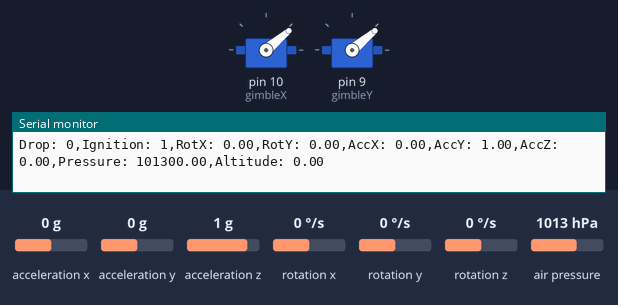
Simulated run of this sketch. Board: Arduino Uno, built with avr-gcc and run on an emulated ATmega328P. Parts: 2 × servo, the last lines printed to the serial monitor. Wiring (inferred from the names in the program): MPU-6050 motion sensor at I2C address 0x68. Inputs (shaded band) come from the test bench; at power-on: acceleration x 0 g, rotation z 0 °/s, rotation x 0 °/s, acceleration y 0 g, acceleration z 1 g, rotation y 0 °/s, air pressure 1013 hPa. Storage starts empty.

Above: at 1.6 s.
1.7 s: acceleration x set to -1.4 g
At 3.73 s:
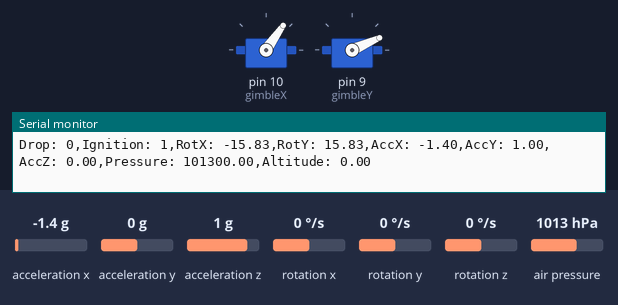
4.7 s: acceleration x set to 0.8 g
At 7.28 s:
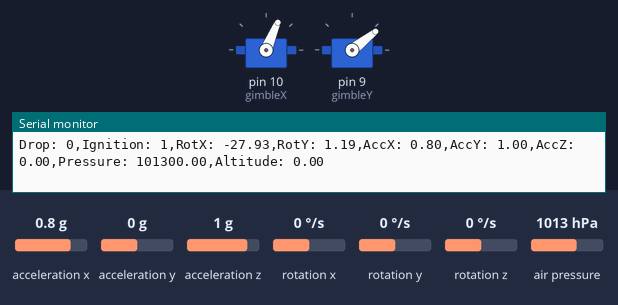
7.7 s: rotation z set to -192 °/s
At 9.9 s:
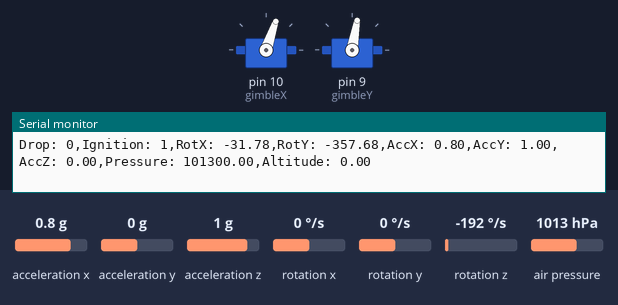
10.7 s: rotation x set to 100 °/s
13.7 s: rotation z set to 192 °/s
16.7 s: rotation x set to -100 °/s
At 20.4 s:
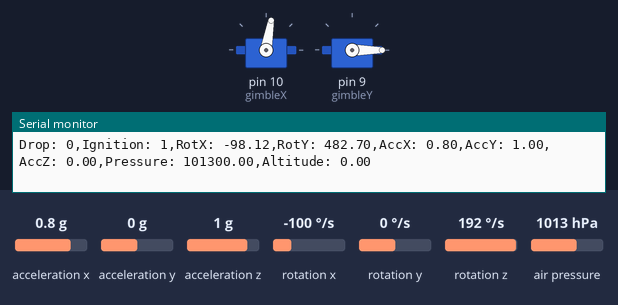
Timing chart, 0 to 20.7 s (numbered marks = the images above; inputs shaded):
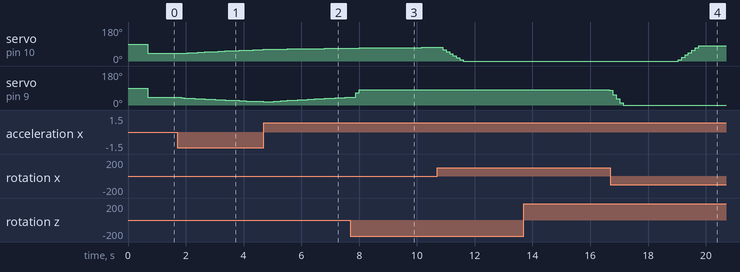

Measured:
- after the input at 1.7 s, servo on pin 10 (gimbleX): moves from 40° to 61° over 2.9 s, starting after 0.14 s; servo on pin 9 (gimbleY): moves from 40° to 18° over 2.9 s, starting after 0.14 s
- after the input at 13.7 s, servo on pin 9 (gimbleY): 80° → 77° after 3.0 s
- after the input at 16.7 s, servo on pin 10 (gimbleX): moves from 0° to 80° over 0.71 s, starting after 2.3 s

The sketch:

datalog_working.ino
```cpp
/* http://www.youtube.com/c/electronoobs/eng_arduino_tut76.php *
 * This is an example where we configure te data of the MPU6050
 * and read the Acceleration data and detect movement
 * Arduino pin    |   MPU6050
 * 5V             |   Vcc
 * GND            |   GND
 * A4             |   SDA
 * A5             |   SCL
 */
#include <Wire.h>
#include <Servo.h>
#include <SD.h>
#include <SPI.h>
#include <Seeed_BME280.h>

Servo gimbleX;
Servo gimbleY;

///////////////////////////////////////////////////////////////////////////////////////////////////////////////////////////
float t = 0;
float oldt = 0;
float xt = 0;//target x
float yt = 0;//target y
float kp = 1;
float kd = 1000;
float dt = 0;
float xp = 0;
float xd = 0;
float yp = 0;
float yd = 0;
float xp_old = 0;
float xd_old = 0;
float yp_old = 0;
float yd_old = 0;
float new_output_x = 40;
float new_output_y = 40;
float old_output_x = 40;
float old_output_y = 40;
///////////////////////////////////////////////////////////////////////////////////////////////////////////////////////////

//SD Card
const int chipSelect = 4; //Initializes the chip select pin:
                          // (Simpler to define a variable than change all references)

//Gyro Variables
float elapsedTime, tme, timePrev;
int gyro_error=0;                         //We use this variable to only calculate once the gyro data error
float Gyr_rawX, Gyr_rawY, Gyr_rawZ;     //Here we store the raw data read
float Gyro_angle_x, Gyro_angle_y;         //Here we store the angle value obtained with Gyro data
float Gyro_raw_error_x, Gyro_raw_error_y; //Here we store the initial gyro data error

//Acc Variables
int acc_error=0;                         //We use this variable to only calculate once the Acc data error
float rad_to_deg = 180/3.141592654;      //This value is for pasing from radians to degrees values
float Acc_rawX, Acc_rawY, Acc_rawZ;    //Here we store the raw data read
float Acc_angle_x, Acc_angle_y;          //Here we store the angle value obtained with Acc data
float Acc_angle_error_x, Acc_angle_error_y; //Here we store the initial Acc data error
float Total_angle_x, Total_angle_y;
float prev_acc_x = 1000;

//state tracking booleans
bool drop = false;
bool ignition = false;
//Variables relating to previous actions
float history_alt[5]= {0.000,0.00,0.00,0.00,0.00};
float history_acc[5]= {0.000,0.00,0.00,0.00,0.00};
int update_delay = 10;
//Time thing
int last_time;

//Barometer Varialbes
BME280 bme280; //Altitude Sensor
float pressure = 0.0000;
float altitude = 0.0000;
float initAltitude;

//Record a history of 5 instances of past acceleration to the history
void set_history_acc(float acc){//replace first entry with current data after shifting all entries left
  float new_history_acc[5];
  //The first entry of the history is set to the current acceleration value
  new_history_acc[0] = acc;
  //Set the last 4 entries of the new history to the first 4 of the old history
  for(int i=0; i<4;i++){
    new_history_acc[i+1] = history_acc[i];
  }
  //Set the history to the new history
  for(int i=0; i<5;i++){
    history_acc[i] = new_history_acc[i];
  }
}

void set_history_alt(float acc){//replace first entry with current data after shifting all entries left
  float new_history_alt[5];
  //The first entry of the history is set to the current acceleration value
  new_history_alt[0] = acc;
  //Set the last 4 entries of the new history to the first 4 of the old history
  for(int i=0; i<4;i++){
    new_history_alt[i+1] = history_alt[i];
  }
  //Set the history to the new history
  for(int i=0; i<5;i++){
    history_alt[i] = new_history_alt[i];
  }
}

void log_data(){
  //---SD Card Logging (LAST!)---
  String dataString = "";
  // This for loop probably needs to be changed, either needs to accomodate
  // the I2C bus, or just compile strings to print to SD.
  //CREATE THE DATA STRING
  dataString += "Drop: ";
  dataString += String(drop);
  dataString += ",Ignition: ";
  dataString += String(ignition);
  dataString += ",RotX: ";
  dataString += String(Total_angle_x);
  dataString += ",RotY: ";
  dataString += String(Total_angle_y);
  dataString += ",AccX: ";
  dataString += String(Acc_rawX);
  dataString += ",AccY: ";
  dataString += String(Acc_rawY);
  dataString += ",AccZ: ";
  dataString += String(Acc_rawZ);
  dataString += ",Pressure: ";
  dataString += String(pressure);
  dataString += ",Altitude: ";
  dataString += String(altitude);

  // open the file
  File dataFile = SD.open("log.txt", FILE_WRITE);

  // if the file is available, write to it:
  if (dataFile) {
    dataFile.println(String(millis()));
    dataFile.println(dataString);
    dataFile.close();
    // print to the serial port as well:
    Serial.println(dataString);
  }
  // error reporting:
  else {
    Serial.println("Error opening log file.");
  }
}

void setup() {
  gimbleX.attach(10);//Limit 0 to 80
  gimbleY.attach(9);

    if(!bme280.init()){
    Serial.println("BME280 Device error!");
  }
  pressure = bme280.getPressure();
  initAltitude = bme280.calcAltitude(pressure);

  Wire.begin();                           //begin the wire comunication
  Wire.beginTransmission(0x68);           //begin, Send the slave adress (in this case 68)
  Wire.write(0x6B);                       //make the reset (place a 0 into the 6B register)
  Wire.write(0x00);
  Wire.endTransmission(true);             //end the transmission
  //Gyro config
  Wire.beginTransmission(0x68);           //begin, Send the slave adress (in this case 68)
  Wire.write(0x1B);                       //We want to write to the GYRO_CONFIG register (1B hex)
  Wire.write(0x10);                       //Set the register bits as 00010000 (1000dps full scale)
  Wire.endTransmission(true);             //End the transmission with the gyro
  //Acc config
  Wire.beginTransmission(0x68);           //Start communication with the address found during search.
  Wire.write(0x1C);                       //We want to write to the ACCEL_CONFIG register
  Wire.write(0x10);                       //Set the register bits as 00010000 (+/- 8g full scale range)
  Wire.endTransmission(true);

  Serial.begin(9600);                     //Remember to set this same baud rate to the serial monitor
  tme = millis();                        //Start counting time in milliseconds

  //---SD Setup---

    if (!SD.begin(chipSelect)) {
      Serial.println("SD Card not found.");
      // don't do anything more:
      while (1);
      Serial.println("SD card initialized.");

    }
/*Here we calculate the acc data error before we start the loop
 * I make the mean of 200 values, that should be enough*/
  if(acc_error==0)
  {
    for(int a=0; a<200; a++)
    {
      Wire.beginTransmission(0x68);
      Wire.write(0x3B);                       //Ask for the 0x3B register- correspond to AcX
      Wire.endTransmission(false);
      Wire.requestFrom(0x68,6,true);

      Acc_rawX=(Wire.read()<<8|Wire.read())/4096.0 ; //each value needs two registres
      Acc_rawZ=-(Wire.read()<<8|Wire.read())/4096.0 ;
      Acc_rawY=(Wire.read()<<8|Wire.read())/4096.0 ;


      /*---X---*/
      Acc_angle_error_x = Acc_angle_error_x + ((atan((Acc_rawY)/sqrt(pow((Acc_rawX),2) + pow((Acc_rawZ),2)))*rad_to_deg));
      /*---Y---*/
      Acc_angle_error_y = Acc_angle_error_y + ((atan(-1*(Acc_rawX)/sqrt(pow((Acc_rawY),2) + pow((Acc_rawZ),2)))*rad_to_deg));

      if(a==199)
      {
        Acc_angle_error_x = Acc_angle_error_x/200;
        Acc_angle_error_y = Acc_angle_error_y/200;
        acc_error=1;
      }
    }
    last_time=millis();
  }//end of acc error calculation


/*Here we calculate the gyro data error before we start the loop
 * I make the mean of 200 values, that should be enough*/
  if(gyro_error==0)
  {
    for(int i=0; i<200; i++)
    {
      Wire.beginTransmission(0x68);            //begin, Send the slave adress (in this case 68)
      Wire.write(0x43);                        //First adress of the Gyro data
      Wire.endTransmission(false);
      Wire.requestFrom(0x68,6,true);           //We ask for just 6 registers

      Gyr_rawX=Wire.read()<<8|Wire.read();     //Once again we shif and sum
      Gyr_rawZ=-(Wire.read()<<8|Wire.read());
      Gyr_rawY=Wire.read()<<8|Wire.read();

      /*---X---*/
      Gyro_raw_error_x = Gyro_raw_error_x + (Gyr_rawX/32.8);
      /*---Y---*/
      Gyro_raw_error_y = Gyro_raw_error_y + (Gyr_rawY/32.8);
      if(i==199)
      {
        Gyro_raw_error_x = Gyro_raw_error_x/200;
        Gyro_raw_error_y = Gyro_raw_error_y/200;
        gyro_error=1;
      }
    }
  }//end of gyro error calculation
  oldt = micros();
}//end of setup void


void loop(){
  timePrev = tme;                        // the previous time is stored before the actual time read
  tme = millis();                        // actual time read
  elapsedTime = (tme - timePrev) / 1000; //divide by 1000 in order to obtain seconds

  //////////////////////////////////////Gyro read/////////////////////////////////////

    Wire.beginTransmission(0x68);            //begin, Send the slave adress (in this case 68)
    Wire.write(0x43);                        //First adress of the Gyro data
    Wire.endTransmission(false);
    Wire.requestFrom(0x68,6,true);           //We ask for just 6 registers

    Gyr_rawX=Wire.read()<<8|Wire.read();     //Once again we shif and sum
    Gyr_rawZ=-(Wire.read()<<8|Wire.read());
    Gyr_rawY=Wire.read()<<8|Wire.read();
    /*Now in order to obtain the gyro data in degrees/seconds we have to divide first
    the raw value by 32.8 because that's the value that the datasheet gives us for a 1000dps range*/
    /*---X---*/
    Gyr_rawX = (Gyr_rawX/32.8) - Gyro_raw_error_x;
    /*---Y---*/
    Gyr_rawY = (Gyr_rawY/32.8) - Gyro_raw_error_y;

    /*Now we integrate the raw value in degrees per seconds in order to obtain the angle
    * If you multiply degrees/seconds by seconds you obtain degrees */
    /*---X---*/
    Gyro_angle_x = Gyr_rawX*elapsedTime;
    /*---X---*/
    Gyro_angle_y = Gyr_rawY*elapsedTime;


  //////////////////////////////////////Acc read/////////////////////////////////////

  Wire.beginTransmission(0x68);     //begin, Send the slave adress (in this case 68)
  Wire.write(0x3B);                 //Ask for the 0x3B register- correspond to AcX
  Wire.endTransmission(false);      //keep the transmission and next
  Wire.requestFrom(0x68,6,true);    //We ask for next 6 registers starting with the 3B
  /*We have asked for the 0x3B register. The IMU will send a brust of register.
  * The amount of register to read is specify in the requestFrom function.
  * In this case we request 6 registers. Each value of acceleration is made out of
  * two 8bits registers, low values and high values. For that we request the 6 of them
  * and just make then sum of each pair. For that we shift to the left the high values
  * register (<<) and make an or (|) operation to add the low values.
  If we read the datasheet, for a range of+-8g, we have to divide the raw values by 4096*/
  Acc_rawX=(Wire.read()<<8|Wire.read())/4096.0 ; //each value needs two registres
  Acc_rawZ=-(Wire.read()<<8|Wire.read())/4096.0 ;
  Acc_rawY=(Wire.read()<<8|Wire.read())/4096.0 ;
 /*Now in order to obtain the Acc angles we use euler formula with acceleration values
 after that we substract the error value found before*/
 /*---X---*/
 Acc_angle_x = (atan((Acc_rawY)/sqrt(pow((Acc_rawX),2) + pow((Acc_rawZ),2)))*rad_to_deg) - Acc_angle_error_x;
 /*---Y---*/
 Acc_angle_y = (atan(-1*(Acc_rawX)/sqrt(pow((Acc_rawY),2) + pow((Acc_rawZ),2)))*rad_to_deg) - Acc_angle_error_y;


 //////////////////////////////////////Total angle and filter/////////////////////////////////////
 /*---X axis angle---*/
 Total_angle_x = 0.98 *(Total_angle_x + Gyro_angle_x) + 0.02*Acc_angle_x;
 /*---Y axis angle---*/
 Total_angle_y = 0.98 *(Total_angle_y + Gyro_angle_y) + 0.02*Acc_angle_y;

 /* //////////////////////////////////////Acc read/////////////////////////////////////

  Wire.beginTransmission(0x68);     //begin, Send the slave adress (in this case 68)
  Wire.write(0x3B);                 //Ask for the 0x3B register- correspond to AcX
  Wire.endTransmission(false);      //keep the transmission and next
  Wire.requestFrom(0x68,6,true);    //We ask for next 6 registers starting withj the 3B
  /*We have asked for the 0x3B register. The IMU will send a brust of register.
  * The amount of register to read is specify in the requestFrom function.
  * In this case we request 6 registers. Each value of acceleration is made out of
  * two 8bits registers, low values and high values. For that we request the 6 of them
  * and just make then sum of each pair. For that we shift to the left the high values
  * register (<<) and make an or (|) operation to add the low values.
  If we read the datasheet, for a range of+-8g, we have to divide the raw values by 4096*/
//////////////////////////////////////////////////////////////////////////////////////////////////////////////////////////////
pressure = bme280.getPressure();
if(millis()-last_time >= update_delay){
    last_time = millis();

  ///////////Acceleration
    float magAcc = sqrt(pow(Acc_rawX,2)+pow(Acc_rawY,2)+pow(Acc_rawZ,2));
    set_history_acc(magAcc);
    float sumAcc = 0;
    for(int i=0; i<5;i++){
      sumAcc += history_acc[i];
    }
    float avgAcc = sumAcc / 5.0;

    /*Serial.print("Acceleration: ");
    Serial.print(avgAcc);
    Serial.println("m/s^2");*/


  ////////////Altitude
    float magAltitude = bme280.calcAltitude(pressure);
    altitude = magAltitude - initAltitude;
    set_history_alt(magAltitude);
    float sumAltitude = 0;
    for(int i=0; i<5;i++){
      sumAltitude += history_alt[i];
    }
    float avgAltitude = sumAltitude / 5.0;

    /*Serial.print("Altitude: ");
    Serial.print(avgAltitude);
    Serial.println("m");*/

  log_data();

}

 if(drop==false){//Drop detection state

 }
if(/*drop==*/true){//Dropping state
    if(ignition==true){//Motor firing state
      t = micros(); // get current time
      dt = t - oldt;
      xp = xt - Total_angle_x;
      xd = (xp - xp_old)/dt;
      yp = yt - Total_angle_y;
      yd = (yp - yp_old)/dt;
      new_output_x = ((kp * xp) + (kd * xd))+40;
      new_output_y = ((kp * yp) + (kd * yd))+40;
      new_output_x = min(max(new_output_x, 0),80);
      new_output_y = min(max(new_output_y, 0),80);
      gimbleX.write(int(new_output_x));
      gimbleY.write(int(new_output_y));


      //Serial.print("X: ");Serial.print(new_output_x);
      //Serial.print(" Y: ");Serial.println(new_output_y);


      oldt = micros();
      xp_old = xp;
      yp_old = yp;
      xd_old = xd;
      yd_old = yd;
      old_output_x = new_output_x;
      old_output_y = new_output_y;

    }else{//The engine has not yet been ignited
      //
      if(true/*Check that the rocket is falling before igniting the engine*/){
        //Light the engine
        ignition = true;

    }
   }
 }

}
```
